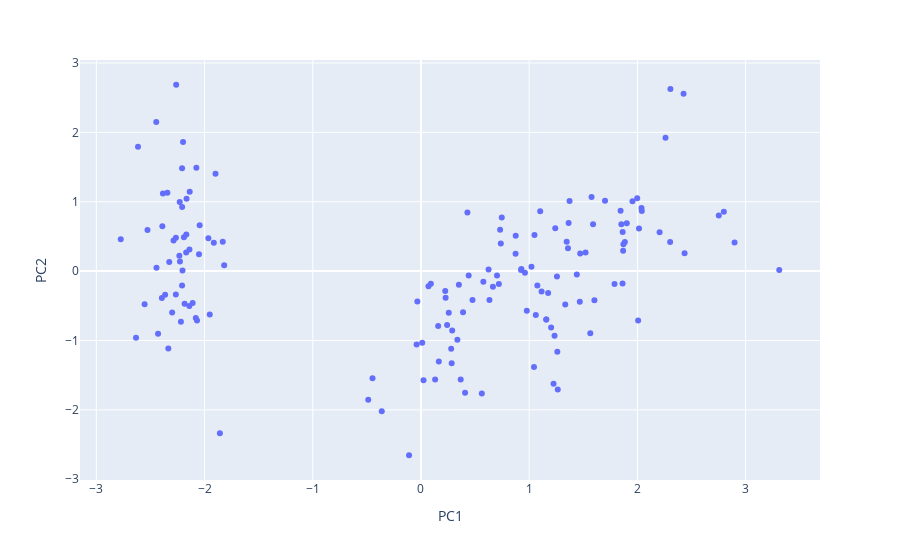

This figure's notebook cell:
### Code cell
# Import plotly
import plotly.express as px

# Create scatterplot
fig = px.scatter(data_frame=PC, x="PC1", y="PC2")

# Show scatterplot
fig.show()

### Figure 1 — Plotly figure (JSON) as saved in the notebook; plotly's stock layout.template omitted (floating-point values rounded to 4 significant figures; data arrays with more than 128 entries replaced by an {"elided": "..."} marker saying what was removed)
{"data": [{"hovertemplate": "PC1=%{x}<br>PC2=%{y}<extra></extra>", "legendgroup": "", "marker": {"color": "#636efa", "symbol": "circle"}, "mode": "markers", "name": "", "orientation": "v", "showlegend": false, "type": "scatter", "x": {"elided": "150 float values"}, "xaxis": "x", "y": {"elided": "150 float values"}, "yaxis": "y"}], "layout": {"legend": {"tracegroupgap": 0}, "margin": {"t": 60}, "xaxis": {"anchor": "y", "domain": [0, 1], "title": {"text": "PC1"}}, "yaxis": {"anchor": "x", "domain": [0, 1], "title": {"text": "PC2"}}}}
